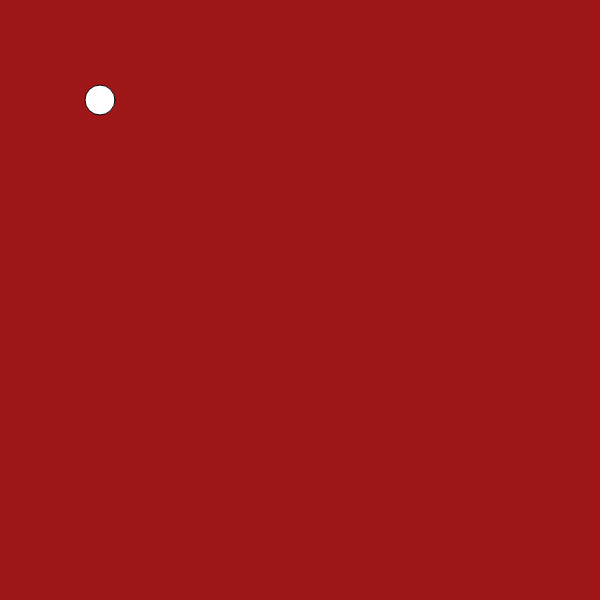
Frame 1 (no input)
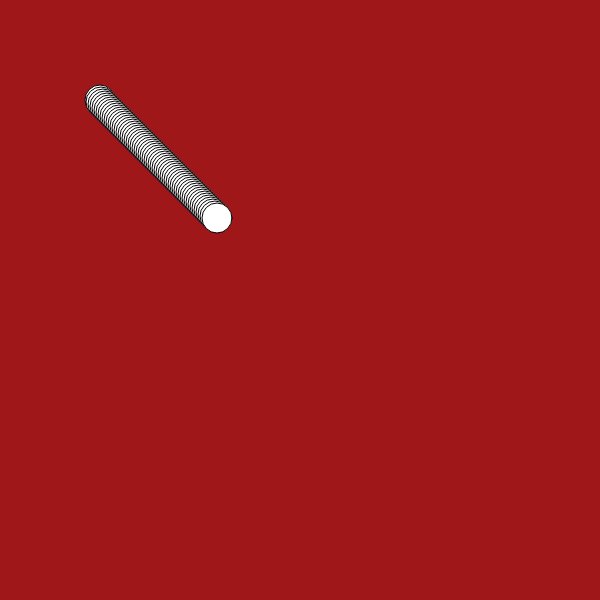
Frame 60 (no input)
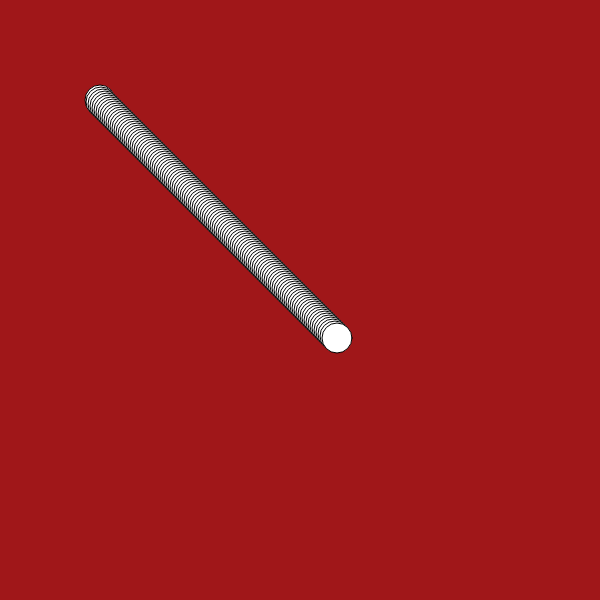
Frame 120 (the mouse pressed at the canvas centre since frame 60)

The p5.js sketch that drew these frames (run headless with seeded random() and noise() and a simulated clock; from frame 60 on, the mouse is pressed at the canvas centre):

// p5.js sketch
// ── sketch.js
function setup() {
    createCanvas(600,600);
    background(160,23,25);

}

// Variales to define ellipse position
      var posX = 100;
      var posY = 100;


function draw() {

    ellipse(posX,posY,30,30);

    //  update posX every frame
    posX= posY + 1;
    posY = posX +1;


}
